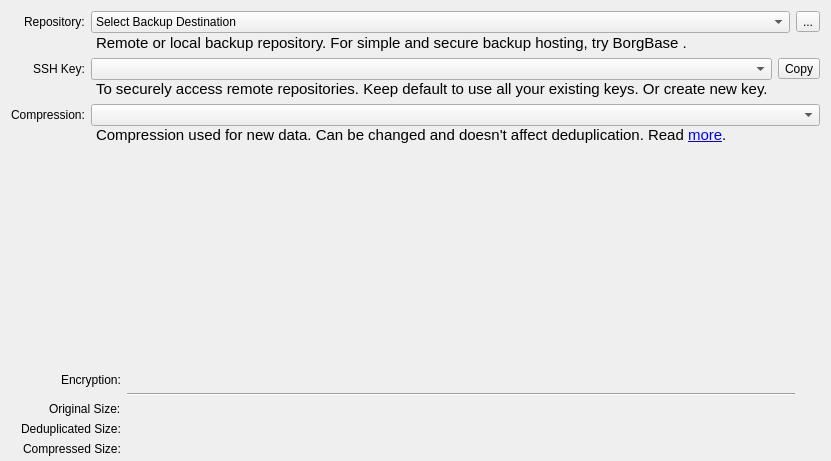
<?xml version="1.0" encoding="UTF-8"?>
<ui version="4.0">
 <class>RepoTab</class>
 <widget class="QWidget" name="RepoTab">
  <property name="enabled">
   <bool>true</bool>
  </property>
  <property name="geometry">
   <rect>
    <x>0</x>
    <y>0</y>
    <width>831</width>
    <height>461</height>
   </rect>
  </property>
  <property name="sizePolicy">
   <sizepolicy hsizetype="Ignored" vsizetype="Preferred">
    <horstretch>0</horstretch>
    <verstretch>0</verstretch>
   </sizepolicy>
  </property>
  <property name="windowTitle">
   <string>Form</string>
  </property>
  <layout class="QVBoxLayout" name="verticalLayout">
   <property name="bottomMargin">
    <number>5</number>
   </property>
   <item>
    <layout class="QFormLayout" name="formLayout">
     <property name="sizeConstraint">
      <enum>QLayout::SetMinimumSize</enum>
     </property>
     <property name="fieldGrowthPolicy">
      <enum>QFormLayout::ExpandingFieldsGrow</enum>
     </property>
     <property name="rowWrapPolicy">
      <enum>QFormLayout::DontWrapRows</enum>
     </property>
     <property name="labelAlignment">
      <set>Qt::AlignRight|Qt::AlignTop|Qt::AlignTrailing</set>
     </property>
     <property name="topMargin">
      <number>0</number>
     </property>
     <item row="0" column="0">
      <widget class="QLabel" name="label">
       <property name="minimumSize">
        <size>
         <width>0</width>
         <height>0</height>
        </size>
       </property>
       <property name="styleSheet">
        <string notr="true">margin-top: 4;</string>
       </property>
       <property name="text">
        <string>Repository:</string>
       </property>
       <property name="alignment">
        <set>Qt::AlignLeading|Qt::AlignLeft|Qt::AlignTop</set>
       </property>
       <property name="wordWrap">
        <bool>true</bool>
       </property>
       <property name="indent">
        <number>0</number>
       </property>
      </widget>
     </item>
     <item row="0" column="1">
      <layout class="QGridLayout" name="gridLayout_2">
       <property name="leftMargin">
        <number>0</number>
       </property>
       <property name="horizontalSpacing">
        <number>-1</number>
       </property>
       <property name="verticalSpacing">
        <number>1</number>
       </property>
       <item row="1" column="1">
        <widget class="QLabel" name="label_5">
         <property name="enabled">
          <bool>true</bool>
         </property>
         <property name="sizePolicy">
          <sizepolicy hsizetype="Preferred" vsizetype="Preferred">
           <horstretch>0</horstretch>
           <verstretch>0</verstretch>
          </sizepolicy>
         </property>
         <property name="font">
          <font>
           <pointsize>11</pointsize>
          </font>
         </property>
         <property name="text">
          <string>&lt;html&gt;&lt;head/&gt;&lt;body&gt;&lt;p&gt;Remote or local backup repository. For simple and secure backup hosting, try &lt;a href=&quot;https://www.borgbase.com/?utm_source=vorta&amp;amp;utm_medium=app&quot;&gt;&lt;span style=&quot; text-decoration: underline; color:#0000ff;&quot;&gt;BorgBase&lt;/span&gt;&lt;/a&gt;.&lt;/p&gt;&lt;/body&gt;&lt;/html&gt;</string>
         </property>
         <property name="alignment">
          <set>Qt::AlignLeading|Qt::AlignLeft|Qt::AlignVCenter</set>
         </property>
         <property name="wordWrap">
          <bool>true</bool>
         </property>
         <property name="margin">
          <number>0</number>
         </property>
         <property name="indent">
          <number>5</number>
         </property>
         <property name="openExternalLinks">
          <bool>true</bool>
         </property>
        </widget>
       </item>
       <item row="0" column="1">
        <widget class="QComboBox" name="repoSelector">
         <property name="sizePolicy">
          <sizepolicy hsizetype="Expanding" vsizetype="Fixed">
           <horstretch>1</horstretch>
           <verstretch>0</verstretch>
          </sizepolicy>
         </property>
         <property name="styleSheet">
          <string notr="true"/>
         </property>
         <item>
          <property name="text">
           <string>Select Backup Destination</string>
          </property>
         </item>
        </widget>
       </item>
       <item row="0" column="2">
        <widget class="QToolButton" name="repoRemoveToolbutton">
         <property name="toolTip">
          <string>Unlink Repository (This doesn't delete any data. You can always add a repo again later.)</string>
         </property>
         <property name="text">
          <string>...</string>
         </property>
         <property name="icon">
          <iconset resource="../icons/dark/collection.qrc">
           <normaloff>:qml/icons/dark/unlink.svg</normaloff>:qml/icons/dark/unlink.svg</iconset>
         </property>
         <property name="autoRaise">
          <bool>false</bool>
         </property>
        </widget>
       </item>
      </layout>
     </item>
     <item row="1" column="0">
      <widget class="QLabel" name="label_6">
       <property name="minimumSize">
        <size>
         <width>0</width>
         <height>0</height>
        </size>
       </property>
       <property name="styleSheet">
        <string notr="true">margin-top: 4;</string>
       </property>
       <property name="text">
        <string>SSH Key:</string>
       </property>
       <property name="alignment">
        <set>Qt::AlignLeading|Qt::AlignLeft|Qt::AlignTop</set>
       </property>
       <property name="wordWrap">
        <bool>true</bool>
       </property>
       <property name="indent">
        <number>0</number>
       </property>
      </widget>
     </item>
     <item row="1" column="1">
      <layout class="QGridLayout" name="gridLayout_4">
       <property name="verticalSpacing">
        <number>0</number>
       </property>
       <item row="0" column="2">
        <widget class="QToolButton" name="sshKeyToClipboardButton">
         <property name="toolTip">
          <string>Copy public SSH key to clipboard.</string>
         </property>
         <property name="statusTip">
          <string/>
         </property>
         <property name="text">
          <string>Copy</string>
         </property>
         <property name="icon">
          <iconset resource="../icons/dark/collection.qrc">
           <normaloff>:qml/icons/dark/copy.svg</normaloff>:qml/icons/dark/copy.svg</iconset>
         </property>
         <property name="checkable">
          <bool>false</bool>
         </property>
         <property name="arrowType">
          <enum>Qt::NoArrow</enum>
         </property>
        </widget>
       </item>
       <item row="0" column="1">
        <widget class="QComboBox" name="sshComboBox">
         <property name="sizePolicy">
          <sizepolicy hsizetype="Expanding" vsizetype="Fixed">
           <horstretch>0</horstretch>
           <verstretch>0</verstretch>
          </sizepolicy>
         </property>
        </widget>
       </item>
       <item row="1" column="1">
        <widget class="QLabel" name="label_2">
         <property name="sizePolicy">
          <sizepolicy hsizetype="Preferred" vsizetype="Preferred">
           <horstretch>0</horstretch>
           <verstretch>0</verstretch>
          </sizepolicy>
         </property>
         <property name="font">
          <font>
           <pointsize>11</pointsize>
          </font>
         </property>
         <property name="text">
          <string>To securely access remote repositories. Keep default to use all your existing keys. Or create new key.</string>
         </property>
         <property name="alignment">
          <set>Qt::AlignLeading|Qt::AlignLeft|Qt::AlignVCenter</set>
         </property>
         <property name="wordWrap">
          <bool>true</bool>
         </property>
         <property name="indent">
          <number>5</number>
         </property>
        </widget>
       </item>
      </layout>
     </item>
     <item row="2" column="0">
      <widget class="QLabel" name="label_7">
       <property name="minimumSize">
        <size>
         <width>0</width>
         <height>0</height>
        </size>
       </property>
       <property name="styleSheet">
        <string notr="true">margin-top: 4;</string>
       </property>
       <property name="text">
        <string>Compression:</string>
       </property>
       <property name="alignment">
        <set>Qt::AlignLeading|Qt::AlignLeft|Qt::AlignTop</set>
       </property>
       <property name="wordWrap">
        <bool>true</bool>
       </property>
       <property name="indent">
        <number>0</number>
       </property>
      </widget>
     </item>
     <item row="2" column="1">
      <layout class="QGridLayout" name="gridLayout_5">
       <property name="verticalSpacing">
        <number>0</number>
       </property>
       <item row="0" column="1">
        <widget class="QComboBox" name="repoCompression">
         <property name="sizePolicy">
          <sizepolicy hsizetype="Expanding" vsizetype="Fixed">
           <horstretch>0</horstretch>
           <verstretch>0</verstretch>
          </sizepolicy>
         </property>
        </widget>
       </item>
       <item row="1" column="1">
        <widget class="QLabel" name="label_4">
         <property name="sizePolicy">
          <sizepolicy hsizetype="Preferred" vsizetype="Preferred">
           <horstretch>0</horstretch>
           <verstretch>0</verstretch>
          </sizepolicy>
         </property>
         <property name="font">
          <font>
           <pointsize>11</pointsize>
          </font>
         </property>
         <property name="text">
          <string>&lt;html&gt;&lt;head/&gt;&lt;body&gt;&lt;p&gt;Compression used for new data. Can be changed and doesn't affect deduplication. Read &lt;a href=&quot;https://borgbackup.readthedocs.io/en/stable/usage/help.html#borg-help-compression&quot;&gt;&lt;span style=&quot; text-decoration: underline; color:#0000ff;&quot;&gt;more&lt;/span&gt;&lt;/a&gt;.&lt;/p&gt;&lt;/body&gt;&lt;/html&gt;</string>
         </property>
         <property name="alignment">
          <set>Qt::AlignLeading|Qt::AlignLeft|Qt::AlignVCenter</set>
         </property>
         <property name="wordWrap">
          <bool>true</bool>
         </property>
         <property name="indent">
          <number>5</number>
         </property>
         <property name="openExternalLinks">
          <bool>true</bool>
         </property>
        </widget>
       </item>
      </layout>
     </item>
    </layout>
   </item>
   <item>
    <spacer name="verticalSpacer_3">
     <property name="orientation">
      <enum>Qt::Vertical</enum>
     </property>
     <property name="sizeHint" stdset="0">
      <size>
       <width>20</width>
       <height>40</height>
      </size>
     </property>
    </spacer>
   </item>
   <item>
    <layout class="QFormLayout" name="repoStats">
     <property name="sizeConstraint">
      <enum>QLayout::SetNoConstraint</enum>
     </property>
     <property name="fieldGrowthPolicy">
      <enum>QFormLayout::ExpandingFieldsGrow</enum>
     </property>
     <property name="labelAlignment">
      <set>Qt::AlignRight|Qt::AlignTop|Qt::AlignTrailing</set>
     </property>
     <property name="formAlignment">
      <set>Qt::AlignLeading|Qt::AlignLeft|Qt::AlignTop</set>
     </property>
     <property name="leftMargin">
      <number>10</number>
     </property>
     <property name="topMargin">
      <number>20</number>
     </property>
     <property name="rightMargin">
      <number>25</number>
     </property>
     <item row="0" column="0">
      <widget class="QLabel" name="label_10">
       <property name="text">
        <string>Encryption:</string>
       </property>
      </widget>
     </item>
     <item row="0" column="1">
      <widget class="QLabel" name="repoEncryption">
       <property name="text">
        <string/>
       </property>
      </widget>
     </item>
     <item row="2" column="0">
      <widget class="Line" name="line">
       <property name="sizePolicy">
        <sizepolicy hsizetype="Expanding" vsizetype="Fixed">
         <horstretch>0</horstretch>
         <verstretch>0</verstretch>
        </sizepolicy>
       </property>
       <property name="orientation">
        <enum>Qt::Horizontal</enum>
       </property>
      </widget>
     </item>
     <item row="2" column="1">
      <widget class="Line" name="line_2">
       <property name="sizePolicy">
        <sizepolicy hsizetype="Expanding" vsizetype="Fixed">
         <horstretch>0</horstretch>
         <verstretch>0</verstretch>
        </sizepolicy>
       </property>
       <property name="orientation">
        <enum>Qt::Horizontal</enum>
       </property>
      </widget>
     </item>
     <item row="3" column="0">
      <widget class="QLabel" name="label_11">
       <property name="text">
        <string>Original Size:</string>
       </property>
      </widget>
     </item>
     <item row="3" column="1">
      <widget class="QLabel" name="sizeOriginal">
       <property name="text">
        <string/>
       </property>
      </widget>
     </item>
     <item row="4" column="0">
      <widget class="QLabel" name="label_13">
       <property name="text">
        <string>Deduplicated Size:</string>
       </property>
      </widget>
     </item>
     <item row="5" column="0">
      <widget class="QLabel" name="label_12">
       <property name="text">
        <string>Compressed Size:</string>
       </property>
      </widget>
     </item>
     <item row="5" column="1">
      <widget class="QLabel" name="sizeCompressed">
       <property name="text">
        <string/>
       </property>
      </widget>
     </item>
     <item row="4" column="1">
      <widget class="QLabel" name="sizeDeduplicated">
       <property name="text">
        <string/>
       </property>
      </widget>
     </item>
    </layout>
   </item>
  </layout>
 </widget>
 <resources>
  <include location="../qml/icons/dark/collection.qrc"/>
 </resources>
 <connections/>
</ui>
